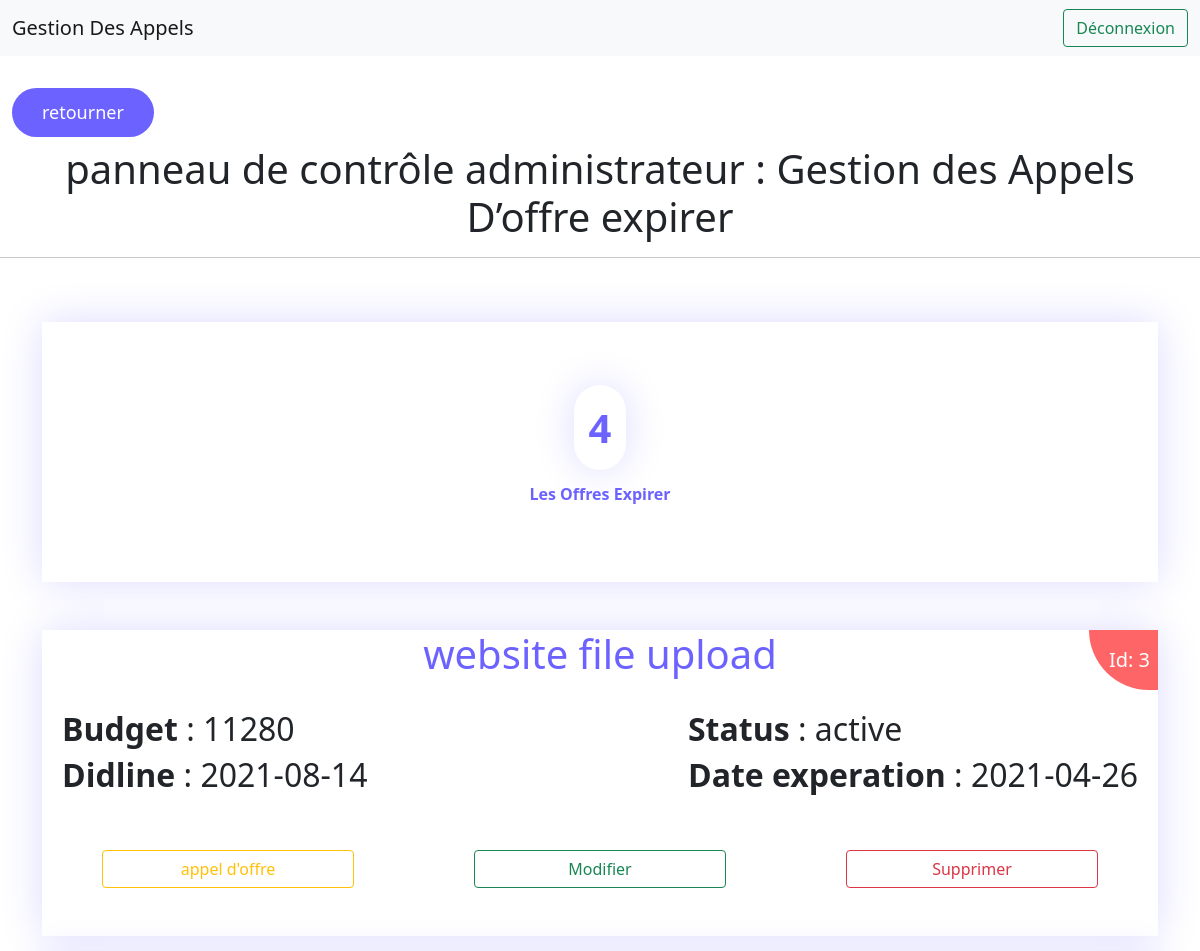
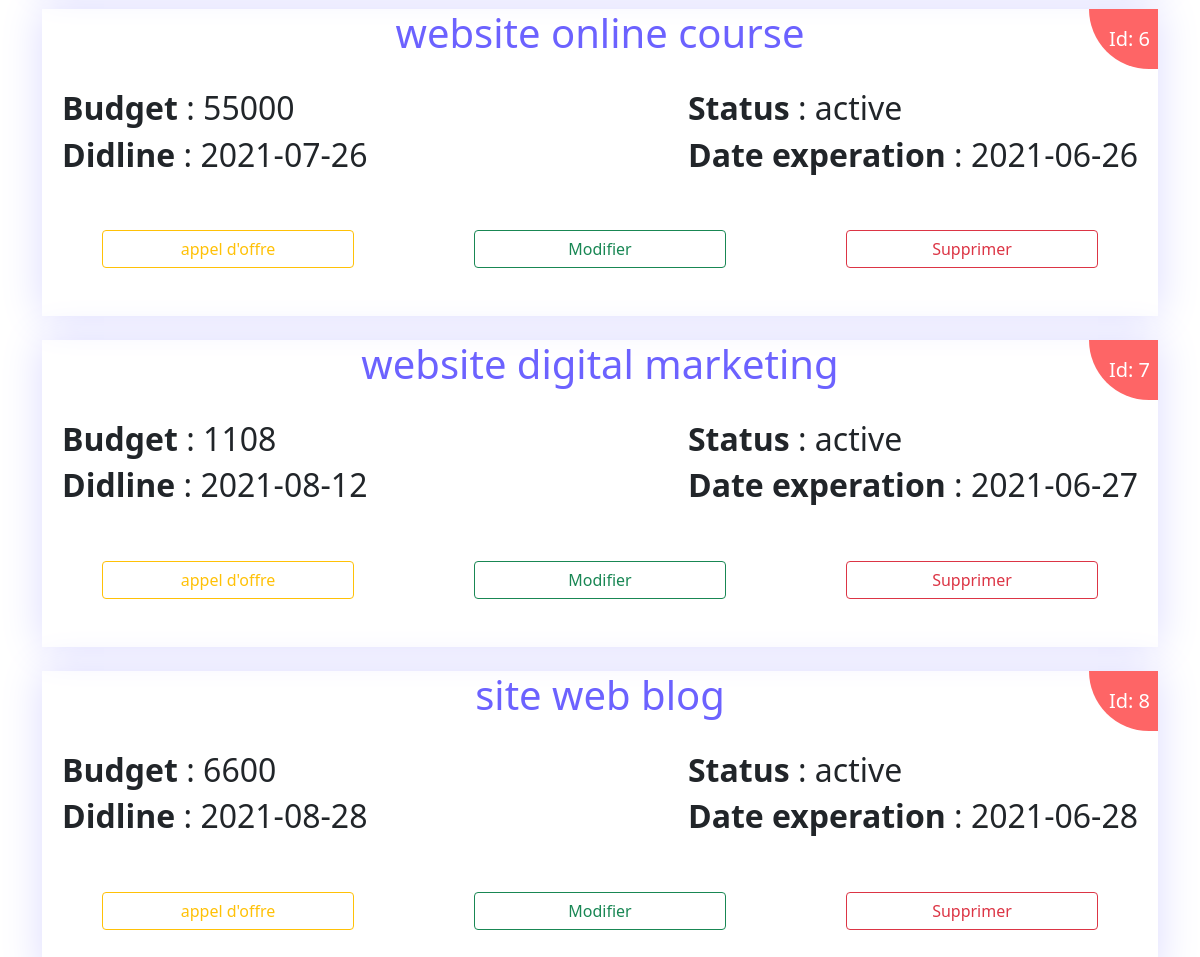
The page /admin/searcheOffre.php?choix=1 on the database its author committed (2 pictures, top to bottom).
### tables this page shows
CREATE TABLE `offre` (
  `id` int(11) NOT NULL,
  `titre_offre` varchar(60) NOT NULL,
  `budget` float NOT NULL,
  `deadline` date NOT NULL,
  `statut` varchar(60) NOT NULL,
  `dateExperation` date NOT NULL
);

### admin/searcheOffre.php (the view, shortened to what this page needs)
<?php
    include '../conn.php';
    $choix = $_GET['choix'];
?>
<!doctype html>
<html lang="en">
    <head>
        <link href="https://cdn.jsdelivr.net/npm/bootstrap@5.0.2/dist/css/bootstrap.min.css" rel="stylesheet">
    </head>
    <body>
        <nav class="navbar navbar-expand-lg navbar-light bg-light">
            <div class="container-fluid">
            <a class="navbar-brand" href="#">Gestion Des Appels</a>
            <div class="collapse navbar-collapse" id="navbarSupportedContent">
                <form class="d-flex">
                    <a class="btn btn-outline-success" href="../logout.php">Déconnexion</a>
                </form>
            </div>
            </div>
        </nav>
        <br>
        <nav class="navbar navbar-expand-lg navbar-light">
            <div class="container-fluid">
                <a id="btnBack" href="home.php">retourner</a>
            </div>
        </nav>
    <?php
        if($choix == 1){
            echo "<center><h1>panneau de contrôle administrateur : Gestion des Appels D’offre expirer </h1></center>";
        }else{
            echo "<center><h1>panneau de contrôle administrateur : Gestion des Appels D’offre restantes ontre 15 jours ou moins pour expirer</h1></center>";
        }
    ?>
    <hr>
    <br>
    <br>
    <section>
        <div class="container">
            <div class="contentOffre">
                <div class="containerExpirer">
                    <?php
                        if($choix == 1){
                            echo "
                                <div class='contentExpirer'>
                            ";
                                $conn = $pdo->open();
                                try{
                                    $stmt = $conn->prepare("SELECT COUNT(*) AS numrows FROM `offre` WHERE DATE(`dateExperation`) < DATE(NOW())");
                                    $stmt->execute();
                                    $row = $stmt->fetch();
                                    if($row['numrows'] > 0){
                                        echo "
                                            <a class='linktextExpirer' href='searcheOffre.php?choix=1'>
                                                <center>
                                                    <div>
                                                        <span class='textExpirer textExpirerRond'> " .$row['numrows'] ."</span>
                                                    </div>
                                                </center>
                                                <br>
                                                <span class='textExpirer'> Les offres expirer</span>
                                            </a>
                                        ";
                                    }
                                }
                                catch(PDOException $e){
                                    echo " There is some problem in connection: " . $e->getMessage();
                                }
                            echo "
                                </div>
                            ";
                        }
                    ?>
                </div>
            </div>
        </div>
    </section>
    <br><br>
    <section>
        <div  class="container">
            <?php
                $conn = $pdo->open();
                try{
                    if($choix == 1){
                        $stmt = $conn->prepare("SELECT * FROM offre WHERE DATE(`dateExperation`) < DATE(NOW())");
                    }else{
                        $stmt = $conn->prepare("SELECT * FROM offre WHERE dateExperation < ((DATE(NOW()) + 15)) and  dateExperation > CURRENT_DATE");
                    }
                    $stmt->execute();
                    foreach($stmt as $row){
                        echo "
                            <div class='contentOffre'>
                                <center><h1 class='titreOffre'>".$row['titre_offre']."</h1></center>
                                <div class='post-date two textIdOffre'>
                                    <span class='IdSpan'>Id: ".$row['id']."</span>
                                </div>
                                <br>
                                <div class='contentOffreInfo'>
                                    <div>
                                        <div>
                                            <h2 class='textInfoOffre'><b>Budget</b> : ".$row['budget']."</h2>
                                        </div>
                                        <div>
                                            <h2 class='textInfoOffre'><b>Didline</b> : ".$row['deadline']."</h2>
                                        </div>
                                    </div>
                                    <div style='float: right;'>
                                        <div>
                                            <h2 class='textInfoOffre'><b>Status</b> : ".$row['statut']."</h2>
                                        </div>
                                        <div>
                                            <h2 class='textInfoOffre'><b>Date experation</b> : ".$row['dateExperation']."</h2>
                                        </div>
                                    </div>
                                </div>
                                <div class='container'>
                                    <div class='row'>
                                        <div class='col'>
                                            <div class='d-grid gap-2 p-5'>
                                                <a class='btn btn-outline-warning' href='affiche_appel_offre.php?id=".$row['id']."'>appel d'offre</a>
                                            </div>
                                        </div>
                                        <div class='col'>
                                            <div class='d-grid gap-2 p-5'>
                                                <a class='btn btn-outline-success' href='edit.php?id=".$row['id']."'>Modifier</a>
                                            </div>
                                        </div>
                                        <div class='col'>
                                            <div class='d-grid gap-2 p-5'>
                                                <button class='btn btn-outline-danger' onclick='functionAllert(".$row['id'].")' >Supprimer</button>
                                            </div>
                                        </div>
                                    </div>
                                </div>
                            </div>
                            <br>
                        ";
                    }
                }
                catch(PDOException $e){
                    echo "There is some problem in connection: " . $e->getMessage();
                }
            ?>
            <br>
        </div>
    </section>
  </body>
</html>

### admin/searcheOffre.php (style rules this page uses)
#btnBack { border: none; background: #6c62ff; padding: 11px 30px; font-size: 18px; font-weight: 500; color: #ffffff !important; border-radius: 30px; text-decoration: none; }
.contentOffre { box-shadow: 0 0 40px #dcdbff; position: relative; }
.titreOffre { color: #6c62ff; }
.textIdOffre { position: absolute; right: 0; top: 0; }
.contentOffreInfo { display: flex; justify-content: space-between; padding: 0px 20px; }
.IdSpan { background: #fe6566; color: #ffffff; font-size: 20px; font-weight: 500; display: inline-block; text-align: center; padding: 15px 8px; padding-left: 20px; border-radius: 0px 0px 0px 100px; }
.textExpirer { font-size: 16px; font-weight: 700; color: #6c62ff; text-transform: capitalize; }
.textExpirerRond { border-radius: 100px; padding: 15px 15px; font-size: calc(1.375rem + 1.5vw); box-shadow: 0 0 40px #dcdbff; }
.containerExpirer { display: flex; justify-content: space-between; padding: 10px; }
.contentExpirer { width: 100%; padding: 6% 0px; text-align: center; }
.linktextExpirer { text-decoration: none; }

### rows shown on the page
offre: titre_offre "website file upload", id "3", budget "11280", deadline "2021-08-14", statut "active", dateExperation "2021-04-26"
offre: titre_offre "website online course", id "6", budget "55000", deadline "2021-07-26", statut "active", dateExperation "2021-06-26"
offre: titre_offre "website digital marketing", id "7", budget "1108", deadline "2021-08-12", statut "active", dateExperation "2021-06-27"
offre: titre_offre "site web blog", id "8", budget "6600", deadline "2021-08-28", statut "active", dateExperation "2021-06-28"

### other values the page prints
$row['numrows'] "4"
